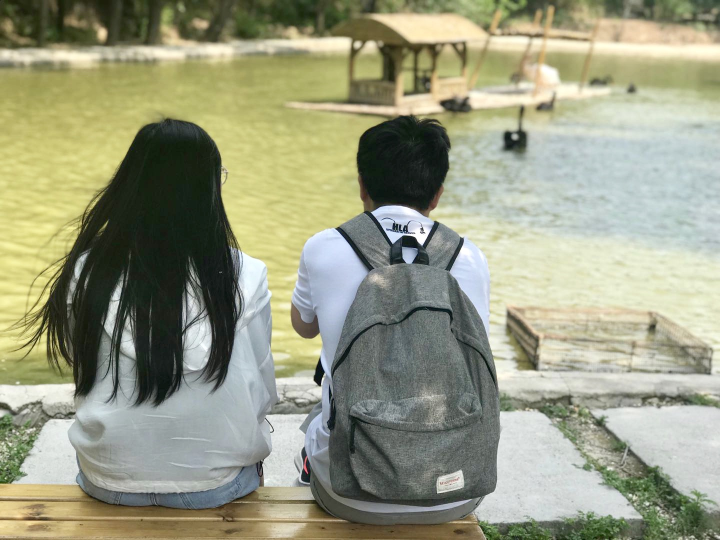
#> input picture start.jpg, 1440 x 1080 px (shown at 1/2 size)
$ python lover_pic.py   (older library calls are emulated)
#> lines starting #> are read from the running program, lines starting #| are printed output that depends on the picture; pictures that were not available may be replaced by others from this repository, and a replacement may not be noted
#!/usr/bin/env python
# encoding: utf-8
# @Time : 2019-08-06 18:54

__author__ = 'Ted'

from PIL import Image
import cv2
import os

#读取想生成的主图
img = cv2.imread("start.jpg")
#> img is the input picture: shape (1080, 1440, 3); mean B, G, R 130.7, 155.2, 152.6
#读取主图尺寸，shape(高，宽，颜色相关) 高1080 宽1440
height,width,channels = img.shape
#> height = 1080; width = 1440; channels = 3
#设置小格图的尺寸，如果太小，代码对小图处理工作量太大，生成效果也太密不好看，这里采用高、宽公约数120
unit_size = 120

#根据小格尺寸，计算大图可容纳小图数量
y_index = height//unit_size
#> y_index = 9
x_index = width//unit_size
#> x_index = 12

#新建与主图一样大的白色底图
new_img = Image.new('RGB',(width,height),'#FFFFFF')
#> new_img: PIL image 1440x1080 RGB; every value is 255
#读取 pics 文件夹中想要合成的素材图片
pic_list = []
for item in os.listdir("pics"):
    #对文件夹中的 jpg 图片格式筛选
    if item.endswith(".jpg") or item.endswith(".JPG") :
        pic_list.append(item)

#获取素材图片数目
total = len(pic_list)


x=0
y=0
for i in range(x_index*y_index):
    #提醒进度的语句
    print(f"目前进度{i}/{x_index*y_index}")
#| 目前进度0/108
    #对素材图缩放至小格大小
    test = Image.open("pics/" + pic_list[i%total]).resize((unit_size,unit_size), Image.ANTIALIAS)
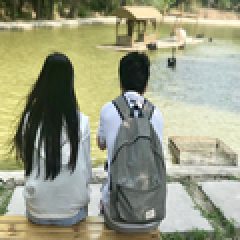
#> test: PIL image 120x120 RGB (shown 2 times larger); mean R, G, B 152.6, 155.2, 130.7
    #将缩放成小格的素材图按顺序贴到白色底图上
    new_img.paste(test,(x*unit_size,y*unit_size))
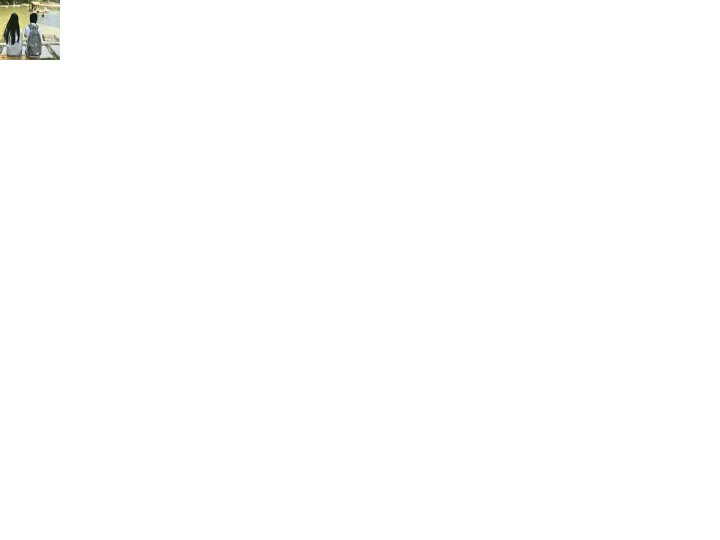
#> new_img: PIL image 1440x1080 RGB (shown at 1/2 size); mean R, G, B 254.1, 254.1, 253.8
    x+=1
    if x==x_index:
        x=0
        y+=1


print("素材图合成完毕！")
#将合成的素材图存至 out.jpg
new_img.save("out.jpg",quality=100)
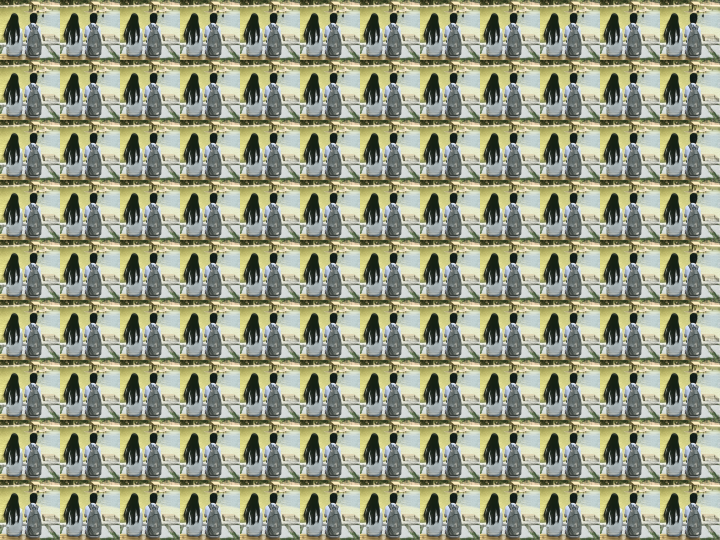
#> saved as out.jpg: PIL image 1440x1080 RGB (shown at 1/2 size); mean R, G, B 152.6, 155.2, 130.7

#读取主图
src1 = cv2.imread("start.jpg")
#读取合成后的素材图
src2 = cv2.imread("out.jpg")
#将二者融合
result = cv2.addWeighted(src1,0.7,src2,0.3,0)
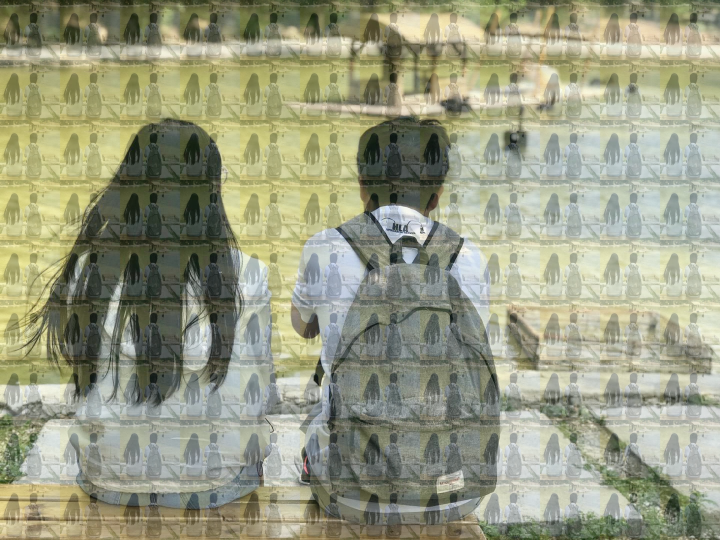
#> result: shape (1080, 1440, 3) (shown at 1/2 size); mean B, G, R 130.7, 155.2, 152.6
#融合后的图存至result.jpg
cv2.imwrite("result.jpg",result)
